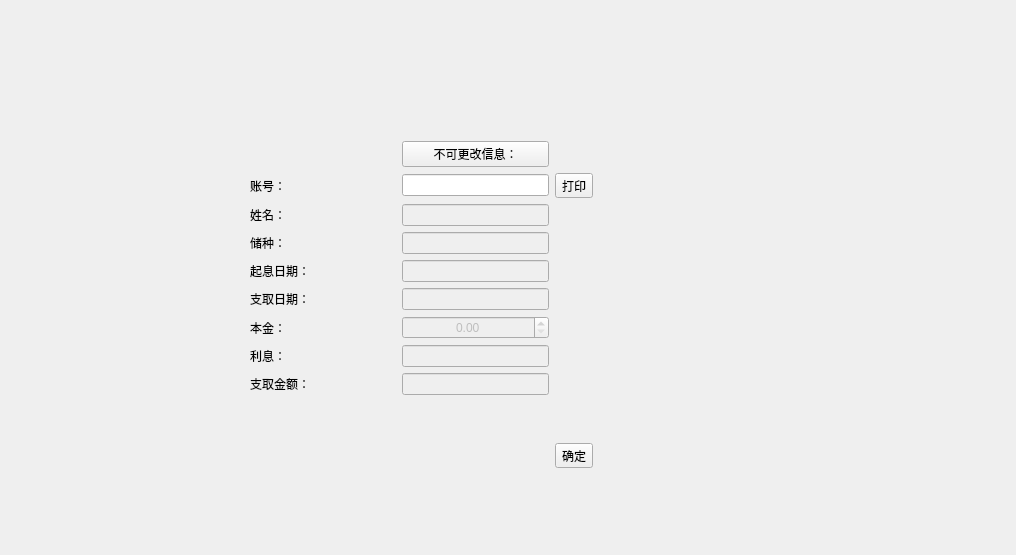
<?xml version="1.0" encoding="UTF-8"?>
<ui version="4.0">
 <class>DialogList</class>
 <widget class="QDialog" name="DialogList">
  <property name="geometry">
   <rect>
    <x>0</x>
    <y>0</y>
    <width>1016</width>
    <height>555</height>
   </rect>
  </property>
  <property name="windowTitle">
   <string>Dialog</string>
  </property>
  <widget class="QWidget" name="widget_2" native="true">
   <property name="geometry">
    <rect>
     <x>250</x>
     <y>30</y>
     <width>451</width>
     <height>481</height>
    </rect>
   </property>
   <layout class="QGridLayout" name="gridLayout">
    <item row="1" column="0">
     <spacer name="horizontalSpacer_3">
      <property name="orientation">
       <enum>Qt::Horizontal</enum>
      </property>
      <property name="sizeHint" stdset="0">
       <size>
        <width>57</width>
        <height>20</height>
       </size>
      </property>
     </spacer>
    </item>
    <item row="1" column="1">
     <widget class="QPushButton" name="pushButton_2">
      <property name="focusPolicy">
       <enum>Qt::NoFocus</enum>
      </property>
      <property name="text">
       <string>不可更改信息：</string>
      </property>
     </widget>
    </item>
    <item row="1" column="3">
     <spacer name="horizontalSpacer_4">
      <property name="orientation">
       <enum>Qt::Horizontal</enum>
      </property>
      <property name="sizeHint" stdset="0">
       <size>
        <width>98</width>
        <height>20</height>
       </size>
      </property>
     </spacer>
    </item>
    <item row="2" column="0">
     <widget class="QLabel" name="label_8">
      <property name="text">
       <string>账号：</string>
      </property>
     </widget>
    </item>
    <item row="2" column="1">
     <widget class="QLineEdit" name="lineAccount">
      <property name="enabled">
       <bool>true</bool>
      </property>
      <property name="text">
       <string/>
      </property>
      <property name="alignment">
       <set>Qt::AlignCenter</set>
      </property>
      <property name="readOnly">
       <bool>false</bool>
      </property>
     </widget>
    </item>
    <item row="3" column="0">
     <widget class="QLabel" name="label_9">
      <property name="text">
       <string>姓名：</string>
      </property>
     </widget>
    </item>
    <item row="3" column="1">
     <widget class="QLineEdit" name="lineName">
      <property name="enabled">
       <bool>false</bool>
      </property>
      <property name="alignment">
       <set>Qt::AlignCenter</set>
      </property>
      <property name="readOnly">
       <bool>true</bool>
      </property>
     </widget>
    </item>
    <item row="4" column="0">
     <widget class="QLabel" name="label_10">
      <property name="text">
       <string>储种：</string>
      </property>
     </widget>
    </item>
    <item row="4" column="1">
     <widget class="QLineEdit" name="lineType">
      <property name="enabled">
       <bool>false</bool>
      </property>
      <property name="alignment">
       <set>Qt::AlignCenter</set>
      </property>
      <property name="readOnly">
       <bool>true</bool>
      </property>
     </widget>
    </item>
    <item row="5" column="0">
     <widget class="QLabel" name="label_11">
      <property name="text">
       <string>起息日期：</string>
      </property>
     </widget>
    </item>
    <item row="5" column="1">
     <widget class="QLineEdit" name="lineStart">
      <property name="enabled">
       <bool>false</bool>
      </property>
      <property name="alignment">
       <set>Qt::AlignCenter</set>
      </property>
      <property name="readOnly">
       <bool>true</bool>
      </property>
     </widget>
    </item>
    <item row="6" column="0">
     <widget class="QLabel" name="label_12">
      <property name="text">
       <string>支取日期：</string>
      </property>
     </widget>
    </item>
    <item row="6" column="1">
     <widget class="QLineEdit" name="lineWithdraw">
      <property name="enabled">
       <bool>false</bool>
      </property>
      <property name="alignment">
       <set>Qt::AlignCenter</set>
      </property>
      <property name="readOnly">
       <bool>true</bool>
      </property>
     </widget>
    </item>
    <item row="7" column="0">
     <widget class="QLabel" name="label_13">
      <property name="text">
       <string>本金：</string>
      </property>
     </widget>
    </item>
    <item row="8" column="0">
     <widget class="QLabel" name="label_14">
      <property name="text">
       <string>利息：</string>
      </property>
     </widget>
    </item>
    <item row="8" column="1">
     <widget class="QLineEdit" name="lineProfit">
      <property name="enabled">
       <bool>false</bool>
      </property>
      <property name="alignment">
       <set>Qt::AlignCenter</set>
      </property>
      <property name="readOnly">
       <bool>true</bool>
      </property>
     </widget>
    </item>
    <item row="9" column="0">
     <widget class="QLabel" name="label_15">
      <property name="text">
       <string>支取金额：</string>
      </property>
     </widget>
    </item>
    <item row="9" column="1">
     <widget class="QLineEdit" name="lineTake">
      <property name="enabled">
       <bool>false</bool>
      </property>
      <property name="alignment">
       <set>Qt::AlignCenter</set>
      </property>
      <property name="readOnly">
       <bool>true</bool>
      </property>
     </widget>
    </item>
    <item row="0" column="1">
     <spacer name="verticalSpacer_3">
      <property name="orientation">
       <enum>Qt::Vertical</enum>
      </property>
      <property name="sizeHint" stdset="0">
       <size>
        <width>20</width>
        <height>40</height>
       </size>
      </property>
     </spacer>
    </item>
    <item row="10" column="1">
     <spacer name="verticalSpacer_4">
      <property name="orientation">
       <enum>Qt::Vertical</enum>
      </property>
      <property name="sizeHint" stdset="0">
       <size>
        <width>20</width>
        <height>20</height>
       </size>
      </property>
     </spacer>
    </item>
    <item row="10" column="3">
     <widget class="QToolButton" name="okButton">
      <property name="text">
       <string>确定</string>
      </property>
     </widget>
    </item>
    <item row="2" column="3">
     <widget class="QToolButton" name="printButton">
      <property name="text">
       <string>打印</string>
      </property>
     </widget>
    </item>
    <item row="7" column="1">
     <widget class="QDoubleSpinBox" name="lineCapital">
      <property name="enabled">
       <bool>false</bool>
      </property>
      <property name="alignment">
       <set>Qt::AlignCenter</set>
      </property>
      <property name="maximum">
       <double>1000000000.000000000000000</double>
      </property>
     </widget>
    </item>
   </layout>
  </widget>
 </widget>
 <resources/>
 <connections/>
</ui>
